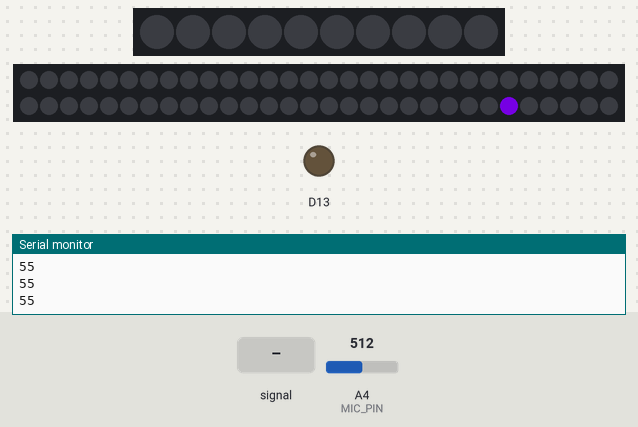
The sketch below on a simulated Adafruit Circuit Playground Express. Shown: 10 RGB LEDs in strip order, left to right, 60 RGB LEDs in strip order, left to right, continuing on the next row, output pins drawn as LEDs (lit = HIGH), the last lines printed to the serial monitor. The test bench sets the inputs (shaded band); at power-on: A4 (MIC_PIN) = 512. Dim RGB values are drawn brighter than linear.

Above: at 0.1 s.
1.3 s: A4 (MIC_PIN) fed a 50 Hz sine of ±306 counts around its level
At 1.88 s:
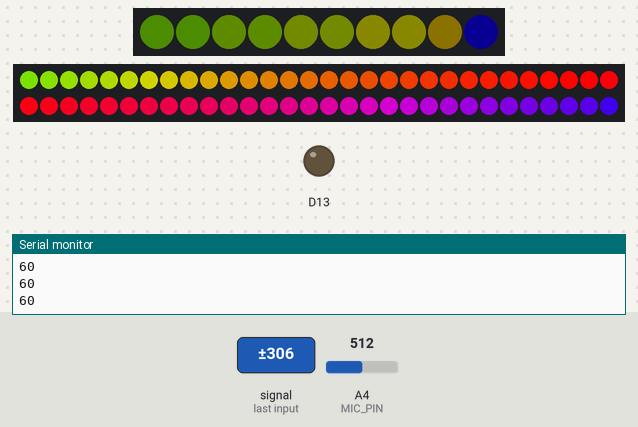
3.1 s: A4 (MIC_PIN) set to 716
4.7 s: A4 (MIC_PIN) fed a 2 Hz sine of ±306 counts around its level
At 5.04 s:
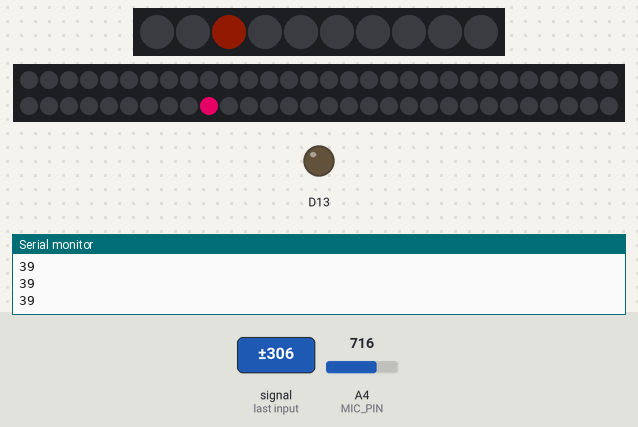
6.7 s: A4 (MIC_PIN) set to 900
At 8.8 s:
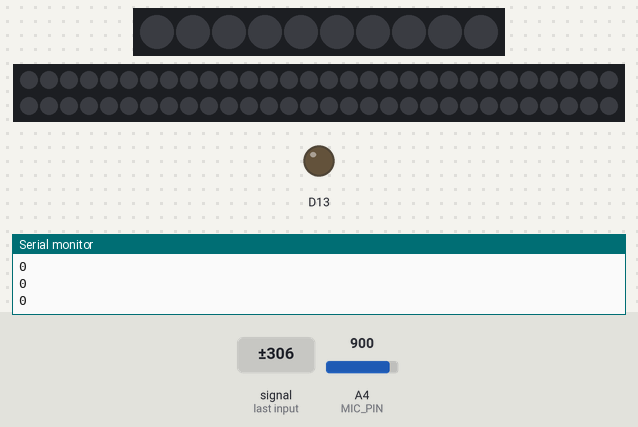
9.0 s: A4 (MIC_PIN) set to 1023
At 9.3 s:
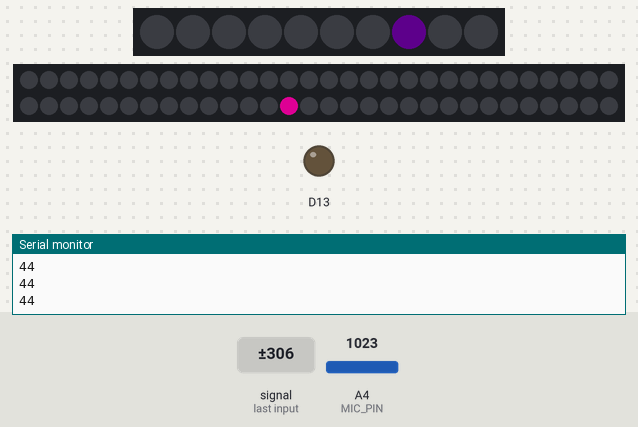

Measured:
- after the input at 1.3 s, the LEDs: change at once (image 1)
- after the input at 4.7 s, the LEDs: first change at once (image 2 shows a later state)
- after the input at 9.0 s, the LEDs: first change at once (image 4 shows a later state)
- what the display in image 4 shows lasts 0.6 s, from 9.0 s to 9.6 s

The sketch:

Rhythmical_Necklace.ino
```cpp
//Built on top of http://learn.adafruit.com/led-ampli-tie

#include <Adafruit_NeoPixel.h>

#define PIN   6
#define pixelcount     60
#define delayval       10
#define brightval      20

#include <Adafruit_CircuitPlayground.h>

#include <Wire.h>
#include <SPI.h>
#include <math.h>


Adafruit_NeoPixel pixels = Adafruit_NeoPixel(pixelcount, PIN, NEO_GRB + NEO_KHZ800);


#define MIC_PIN         A4  // Microphone is attached to this analog pin (A4 for circuit playground)
#define SAMPLE_WINDOW   10  // Sample window for average level
#define PEAK_HANG       24  // Time of pause before peak dot falls
#define PEAK_FALL        4  // Rate of falling peak dot
#define INPUT_FLOOR     10  // Lower range of analogRead input
#define INPUT_CEILING  200  // Max range of analogRead input, the lower the value the more sensitive (1023 = max)


byte peak = 5;        // Peak level of column; used for falling dots
byte Cpeak = 16;
unsigned int sample;
byte dotCount = 0;     //Frame counter for peak dot
byte dotHangCount = 0; //Frame counter for holding peak dot
byte CdotCount = 0;     //Frame counter for peak dot
byte CdotHangCount = 0; //Frame counter for holding peak dot

float fscale(float originalMin, float originalMax, float newBegin, float newEnd, float inputValue, float curve);

void setup()
{
  CircuitPlayground.begin();

  Serial.begin(9600);

  pixels.begin(); // This initializes the NeoPixel library.
  pixels.show();

}

void loop()
{
  //int numPixels = CircuitPlayground.strip.numPixels();

  int xnumPixels = 60;
  int xxnumPixels = 10;

  unsigned long startMillis= millis();  // Start of sample window
  float peakToPeak = 0;   // peak-to-peak level

  unsigned int signalMax = 0;
  unsigned int signalMin = 1023;
  unsigned int c, y, Cc, Cy;

  // collect data for length of sample window (in mS)
  while (millis() - startMillis < SAMPLE_WINDOW)
  {
    sample = analogRead(MIC_PIN);
    if (sample < 1024)  // toss out spurious readings
    {
      if (sample > signalMax)
      {
        signalMax = sample;  // save just the max levels
      }
      else if (sample < signalMin)
      {
        signalMin = sample;  // save just the min levels
      }
    }
  }
  peakToPeak = signalMax - signalMin;  // max - min = peak-peak amplitude

  //Serial.println(peakToPeak);

  //Fill the strip with rainbow gradient
  for (int g=0;g<=xxnumPixels-1;g++){
    CircuitPlayground.strip.setPixelColor(g,Wheel(map(g,0,xnumPixels-1,30,150)));
  }
   for (int i=0;i<=xnumPixels-1;i++){
                     pixels.setPixelColor(i,Wheel(map(i,0,xnumPixels-1,30,150)));

  }

  //Scale the input logarithmically instead of linearly
  c = fscale(INPUT_FLOOR, INPUT_CEILING, xnumPixels, 0, peakToPeak, 2);
  Cc = fscale(INPUT_FLOOR, INPUT_CEILING, xxnumPixels, 0, peakToPeak, 2);

  // Turn off pixels that are below volume threshold.
  if(c < peak) {
    peak = c;        // Keep dot on top
    dotHangCount = 0;    // make the dot hang before falling
  }
  if (c <= xnumPixels) { // Fill partial column with off pixels
    drawLine(xnumPixels, xnumPixels-c, CircuitPlayground.strip.Color(0, 0, 0));
  }

  if(Cc < Cpeak) {
    Cpeak = Cc;        // Keep dot on top
    CdotHangCount = 0;    // make the dot hang before falling
  }
  if (Cc <= xxnumPixels) { // Fill partial column with off pixels
    CdrawLine(xxnumPixels, xxnumPixels-Cc, CircuitPlayground.strip.Color(0, 0, 0));
  }


  // Set the peak dot to match the rainbow gradient
  y = xnumPixels - peak;
  Cy = xxnumPixels - Cpeak;
  Serial.println(y);

  CircuitPlayground.strip.setPixelColor(Cy-1,Wheel(map(Cy,0,xxnumPixels-1,30,150)));
  CircuitPlayground.strip.show();

                    pixels.setPixelColor(y-1,Wheel(map(y,0,xnumPixels-1,30,150)));
                    pixels.show();


  delay(10);

  // Frame based peak dot animation
  if(dotHangCount > PEAK_HANG) { //Peak pause length
    if(++dotCount >= PEAK_FALL) { //Fall rate
      peak++;
      dotCount = 0;
    }
  }
  else {
    dotHangCount++;
  }


 if(CdotHangCount > PEAK_HANG) { //Peak pause length
    if(++CdotCount >= PEAK_FALL) { //Fall rate
      Cpeak++;
      CdotCount = 0;
    }
  }
  else {
    CdotHangCount++;
  }

}

//Used to draw a line between two points of a given color
void drawLine(uint8_t from, uint8_t to, uint32_t c) {
  uint8_t fromTemp;
  if (from > to) {
    fromTemp = from;
    from = to;
    to = fromTemp;
  }
  for(int i=from; i<=to; i++){
 //   CircuitPlayground.strip.setPixelColor(i, c);
                     pixels.setPixelColor(i, c);
  }
}
void CdrawLine(uint8_t from, uint8_t to, uint32_t c) {
  uint8_t fromTemp;
  if (from > to) {
    fromTemp = from;
    from = to;
    to = fromTemp;
  }
  for(int i=from; i<=to; i++){
    CircuitPlayground.strip.setPixelColor(i, c);

  }
}

float fscale( float originalMin, float originalMax, float newBegin, float
newEnd, float inputValue, float curve){

  float OriginalRange = 0;
  float NewRange = 0;
  float zeroRefCurVal = 0;
  float normalizedCurVal = 0;
  float rangedValue = 0;
  boolean invFlag = 0;


  // condition curve parameter
  // limit range

  if (curve > 10) curve = 10;
  if (curve < -10) curve = -10;

  curve = (curve * -.1) ; // - invert and scale - this seems more intuitive - postive numbers give more weight to high end on output
  curve = pow(10, curve); // convert linear scale into lograthimic exponent for other pow function

  // Check for out of range inputValues
  if (inputValue < originalMin) {
    inputValue = originalMin;
  }
  if (inputValue > originalMax) {
    inputValue = originalMax;
  }

  // Zero Refference the values
  OriginalRange = originalMax - originalMin;

  if (newEnd > newBegin){
    NewRange = newEnd - newBegin;
  }
  else
  {
    NewRange = newBegin - newEnd;
    invFlag = 1;
  }

  zeroRefCurVal = inputValue - originalMin;
  normalizedCurVal  =  zeroRefCurVal / OriginalRange;   // normalize to 0 - 1 float

  // Check for originalMin > originalMax  - the math for all other cases i.e. negative numbers seems to work out fine
  if (originalMin > originalMax ) {
    return 0;
  }

  if (invFlag == 0){
    rangedValue =  (pow(normalizedCurVal, curve) * NewRange) + newBegin;

  }
  else     // invert the ranges
  {
    rangedValue =  newBegin - (pow(normalizedCurVal, curve) * NewRange);
  }

  return rangedValue;
}


// Input a value 0 to 255 to get a color value.
// The colours are a transition r - g - b - back to r.
uint32_t Wheel(byte WheelPos) {
  if(WheelPos < 85) {
    return CircuitPlayground.strip.Color(WheelPos * 3, 255 - WheelPos * 3, 0);
  }
  else if(WheelPos < 170) {
    WheelPos -= 85;
    return CircuitPlayground.strip.Color(255 - WheelPos * 3, 0, WheelPos * 3);
  }
  else {
    WheelPos -= 170;
    return CircuitPlayground.strip.Color(0, WheelPos * 3, 255 - WheelPos * 3);
  }
}
```
